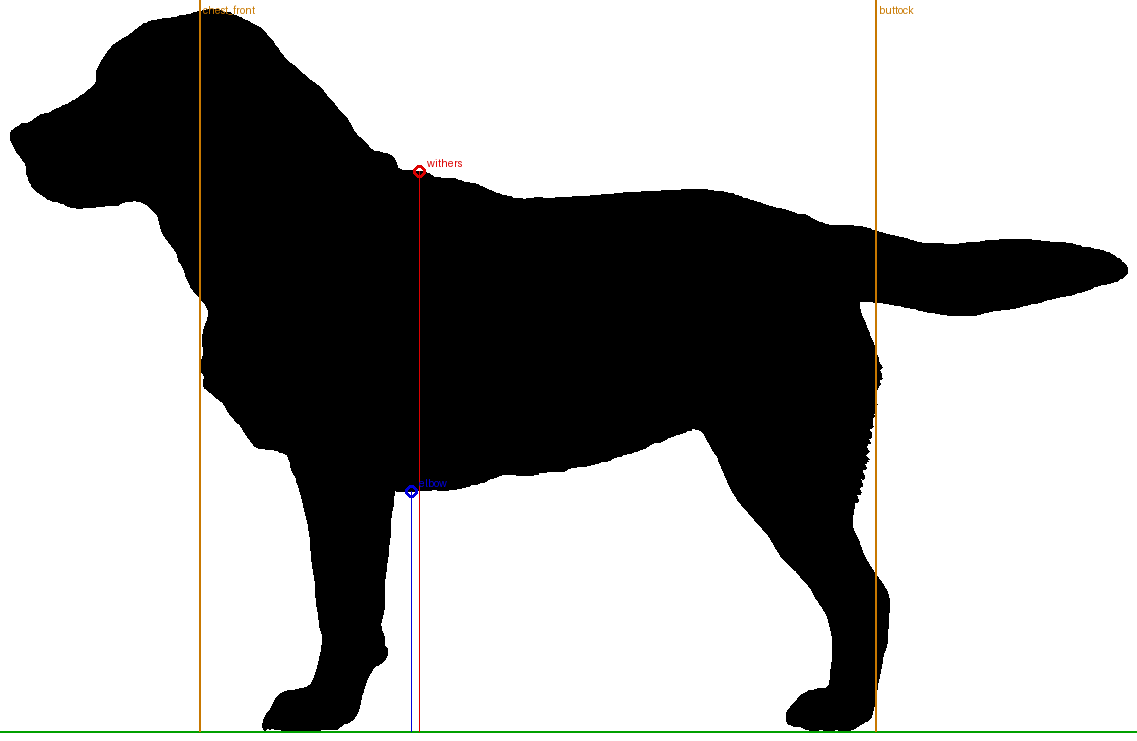
#> input picture work/labrador/aligned/side_silhouette.png, 1137 x 741 px
$ python -i align_measure.py   (imports and definitions only)
#> lines starting #> are read from the running program, lines starting #| are printed output that depends on the picture; after the words box and inside, x2 and y2 are one past the last pixel; in counts of white or black regions, pixels touching at a corner belong together
"""Align a raw 3D dog to the project frame and measure its side-view proportions.

Frame: X left/right (symmetry plane X=0), Y nose->tail (nose at -Y), Z up, ground Z=0, units mm.

Usage: python3 align_measure.py raw.glb out_dir [withers_mm]
Writes: aligned.ply, measures.json, side_silhouette.png (with landmarks drawn).
"""
import json
import sys
from pathlib import Path

import numpy as np
import trimesh
from PIL import Image, ImageDraw


# [31 lines left out: functions load_mesh, align_matrix, not called in this run]


def align(mesh):
    out = mesh.copy(); out.apply_transform(align_matrix(mesh)); return out


# [10 lines left out: function side_silhouette, not called in this run]


def measure(mesh, px_per_mm=1.0):
    mask, ymin, H = side_silhouette(mesh, px_per_mm)
    return measure_mask(mask, px_per_mm, ymin, H)


def photo_mask(path, thresh=235):
    """Silhouette of a dog photographed on a plain white background (nose must face left)."""
#> called with thresh = 235
    from scipy import ndimage
    a = np.asarray(Image.open(path).convert("RGB")).astype(int)
    m = (a.min(2) < thresh)
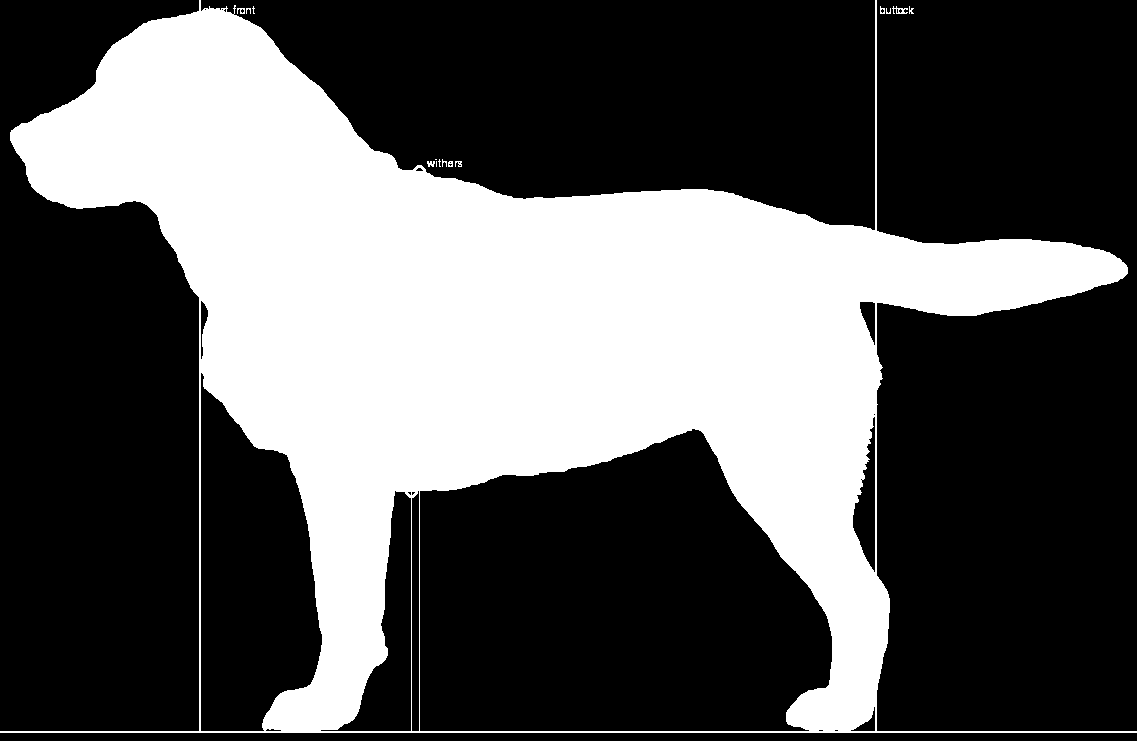
#> m: shape (741, 1137) bool; 34.8% white; 15 white regions (7 under 20 px), largest, box (x1, y1, x2, y2) and area: (0, 0, 1137, 733) 292753, (892, 6, 908, 14) 62, (427, 161, 435, 167) 34
    m = ndimage.binary_opening(m, iterations=2)
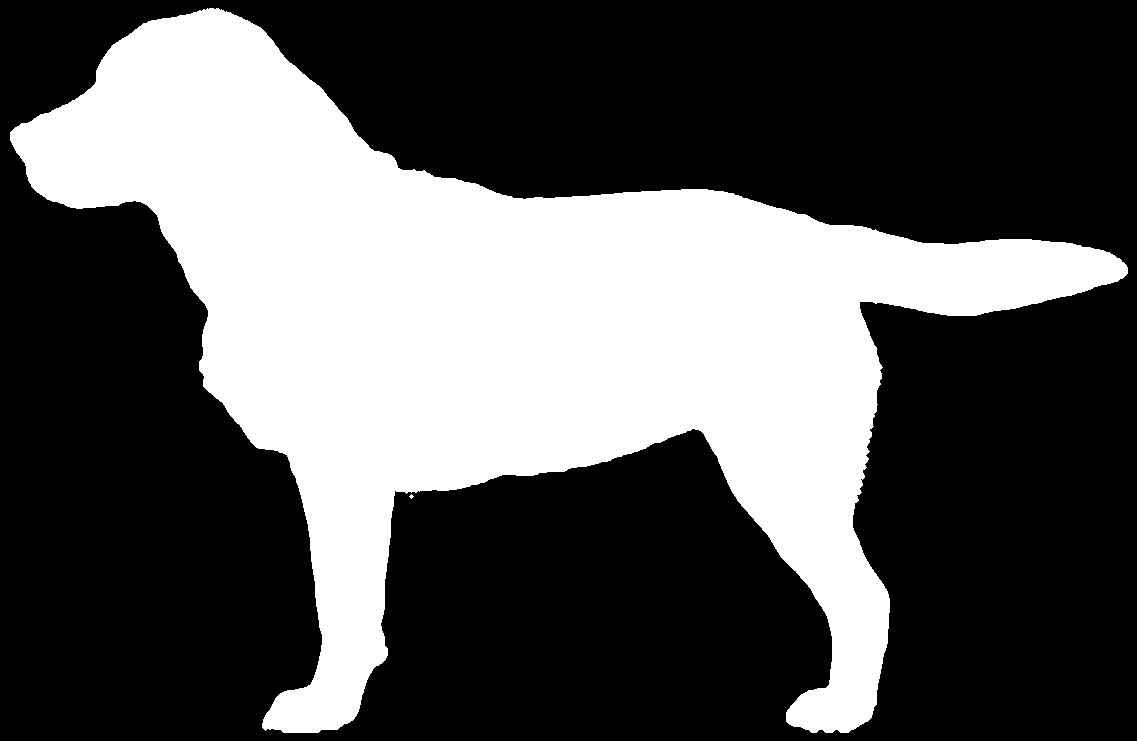
#> m: shape (741, 1137) bool; 34.2% white; 2 white regions (1 under 20 px), largest, box (x1, y1, x2, y2) and area: (10, 8, 1128, 733) 288220
    lab, n = ndimage.label(m)
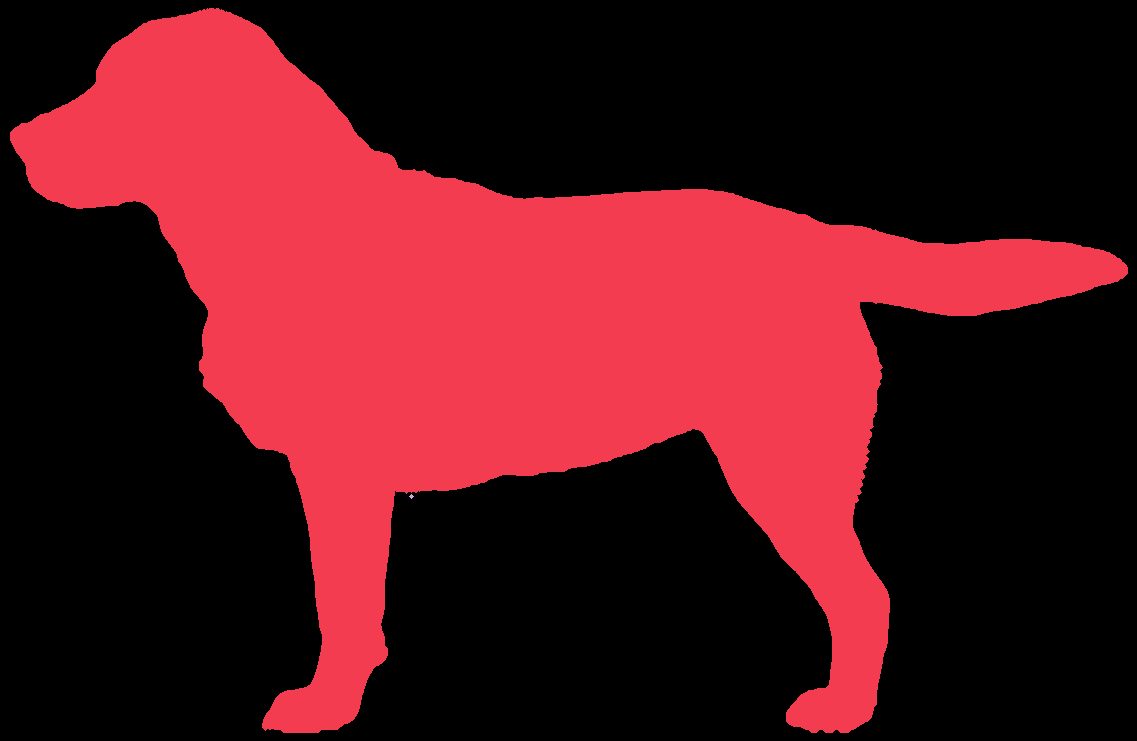
#> lab: shape (741, 1137) int32; 3 distinct labels, from 0 to 2; one colour per label, 0 black
#> n = 2
    sizes = ndimage.sum(m, lab, range(1, n + 1))
#> sizes = [288220, 13]
    m = lab == (1 + int(np.argmax(sizes)))
#> m: shape (741, 1137) bool; 34.2% white; 1 white region, box (x1, y1, x2, y2) and area: (10, 8, 1128, 733) 288220
    m = ndimage.binary_fill_holes(m)
#> m: shape (741, 1137) bool; 34.2% white; 1 white region, box (x1, y1, x2, y2) and area: (10, 8, 1128, 733) 288221
    rows = np.where(m.any(1))[0]
#> rows = 725 values from 8 to 732
    m = m[: rows.max() + 1]                      # crop below the paws so ground = last row
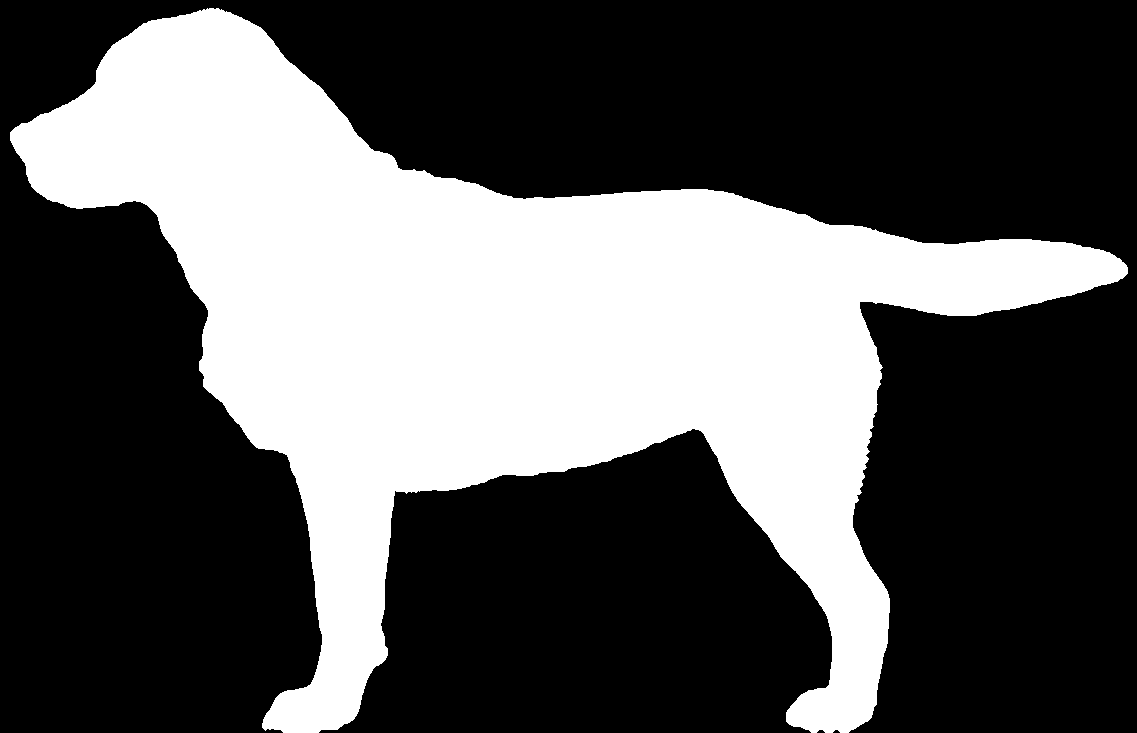
#> m: shape (733, 1137) bool; 34.6% white; 1 white region, box (x1, y1, x2, y2) and area: (10, 8, 1128, 733) 288221
    pad = np.zeros((m.shape[0] + 10, m.shape[1]), bool); pad[: m.shape[0]] = m
#> after `pad[:m.shape[0]] = m`:
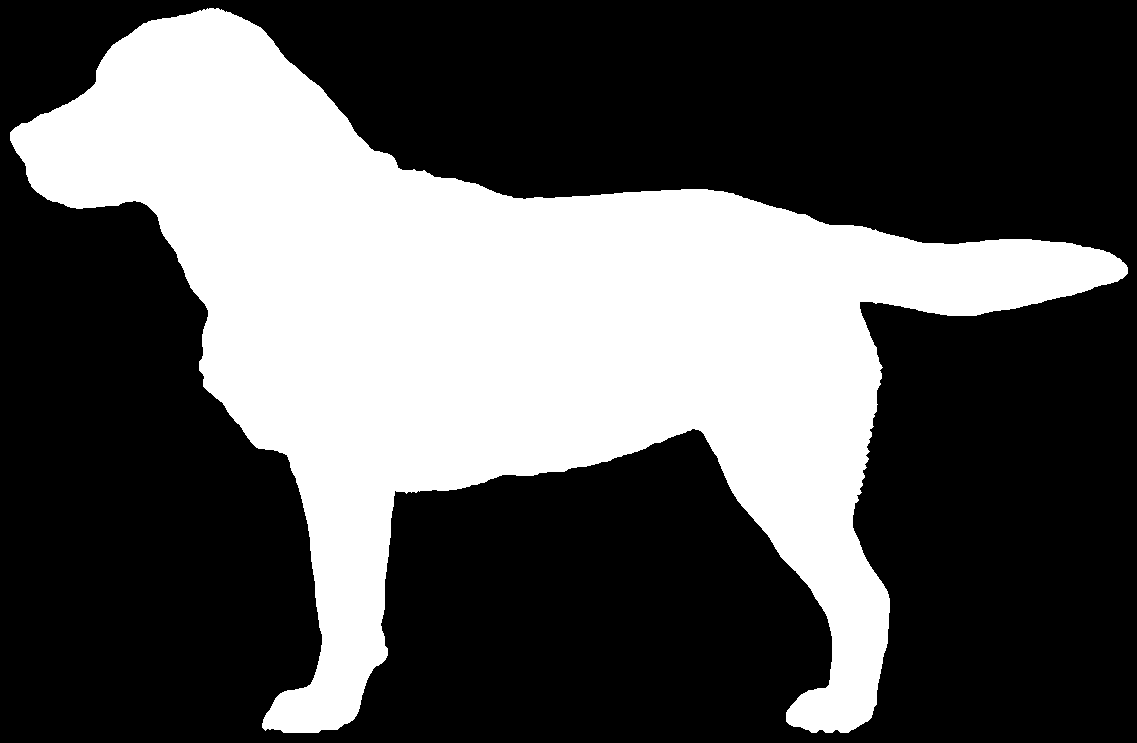
#> pad: shape (743, 1137) bool; 34.1% white; 1 white region, box (x1, y1, x2, y2) and area: (10, 8, 1128, 733) 288221
    return pad


# [72 lines left out: functions measure_mask, draw, not called in this run]


# [37 lines not run here, left out]

>>> result = photo_mask('../work/labrador/aligned/side_silhouette.png')

$ run again, on work/labrador/aligned/front_check_mesh.png
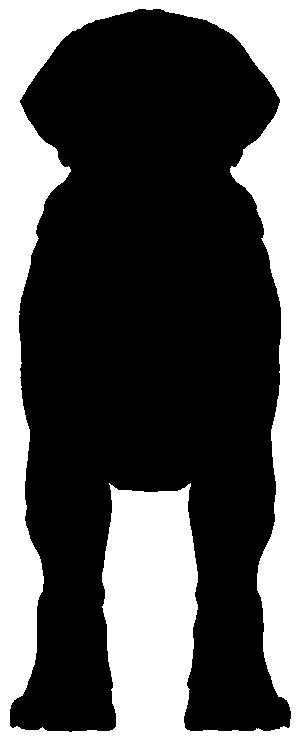
#> input picture work/labrador/aligned/front_check_mesh.png, 300 x 741 px
#> a: shape (741, 300, 3) int64; 34.3% white; 1 white region, box (x1, y1, x2, y2) and area: (0, 0, 300, 741) 76251
#> lab: shape (741, 300) int32; values 0 (black) and 1 (white), 65.7% white; 1 black region, box (x1, y1, x2, y2) and area: (0, 0, 300, 741) 76262
#> n = 1
#> sizes = [146038]
#> rows = 723 values from 9 to 731
#> in photo_mask, `m = m[: rows.max() + 1]`:
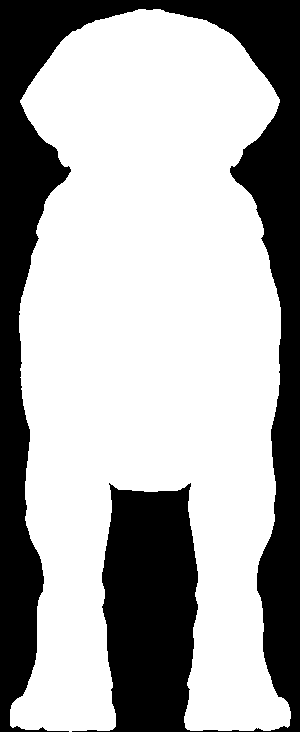
#> m: shape (732, 300) bool; 66.5% white; 1 black region, box (x1, y1, x2, y2) and area: (0, 0, 300, 732) 73562
#> in photo_mask, `pad[:m.shape[0]] = m`:
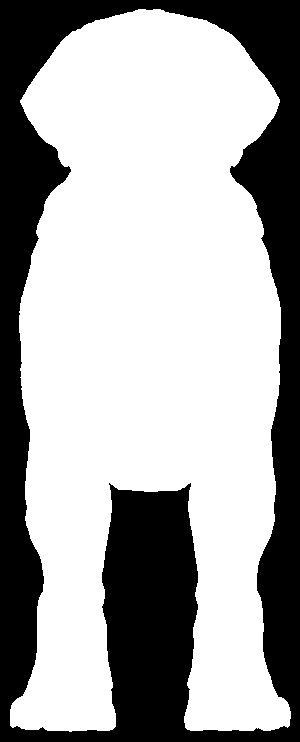
#> pad: shape (742, 300) bool; 65.6% white; 1 black region, box (x1, y1, x2, y2) and area: (0, 0, 300, 742) 76562

$ run again, on work/labrador/aligned/front_check_ref.png
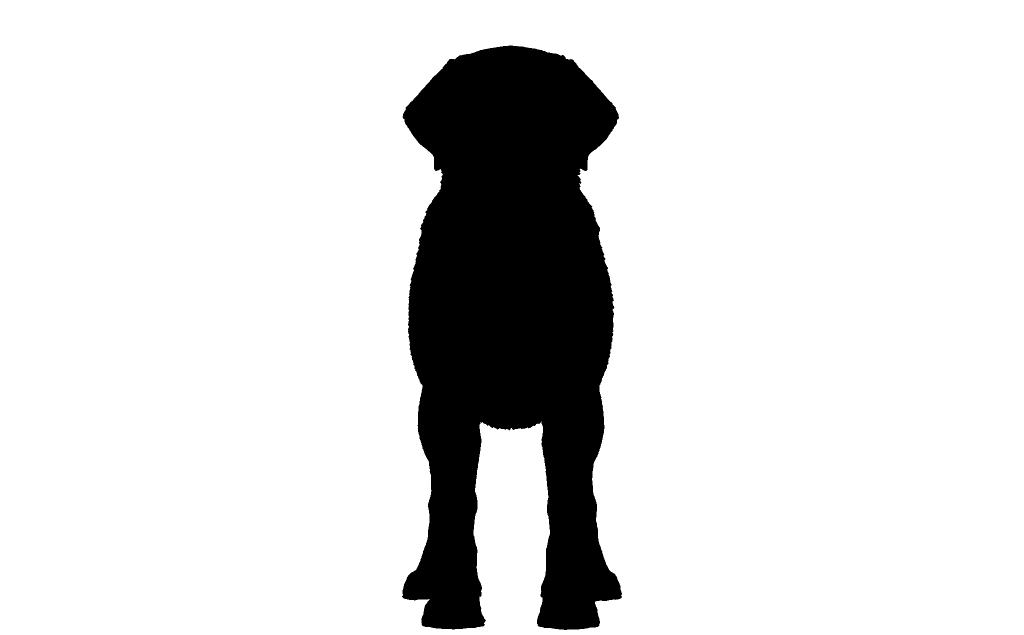
#> input picture work/labrador/aligned/front_check_ref.png, 2048 x 1270 px (shown at 1/2 size)
#> a: shape (1270, 2048, 3) int64; 86.1% white; 1 black region, box (x1, y1, x2, y2) and area: (804, 91, 1244, 1260) 361873
#> in photo_mask, `m = (a.min(2) < thresh)`:
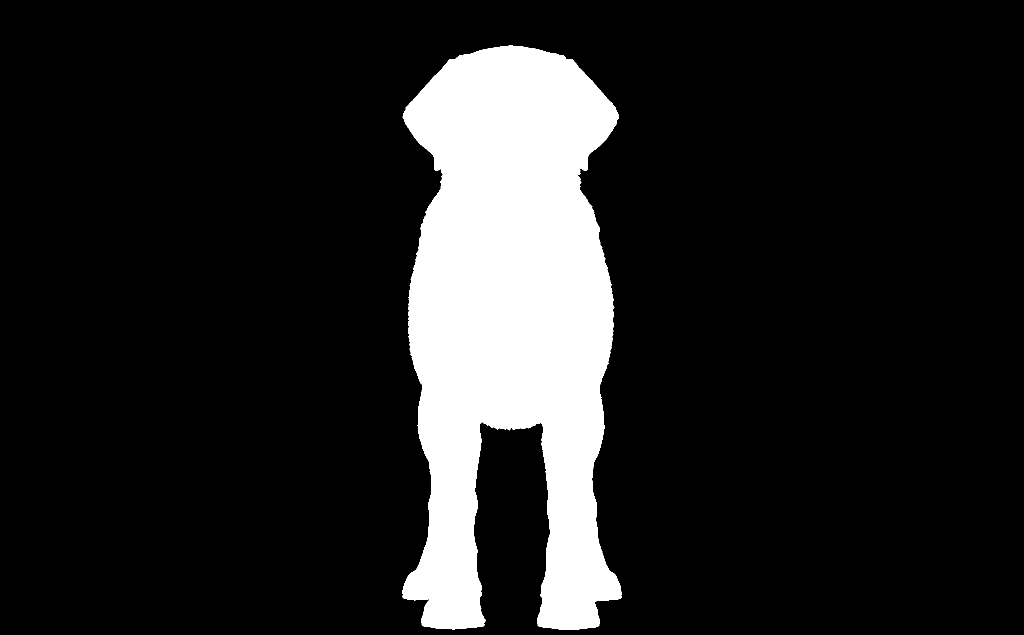
#> m: shape (1270, 2048) bool (shown at 1/2 size); 13.9% white; 1 white region, box (x1, y1, x2, y2) and area: (804, 91, 1244, 1260) 361873
#> n = 1
#> sizes = [361873]
#> rows = 1169 values from 91 to 1259
#> in photo_mask, `m = m[: rows.max() + 1]`:
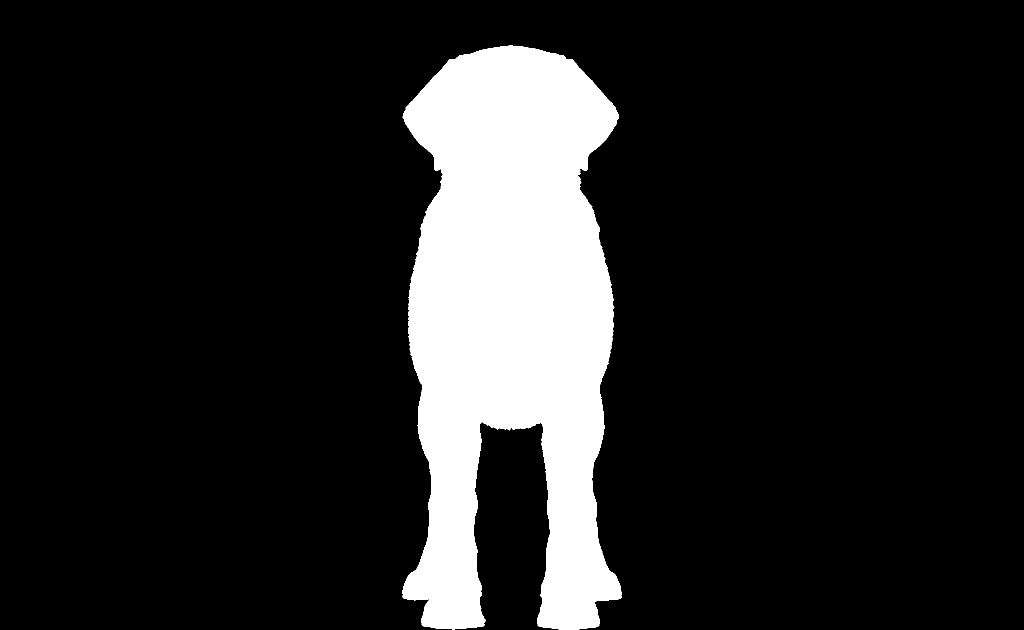
#> m: shape (1260, 2048) bool (shown at 1/2 size); 14% white; 1 white region, box (x1, y1, x2, y2) and area: (804, 91, 1244, 1260) 361873
